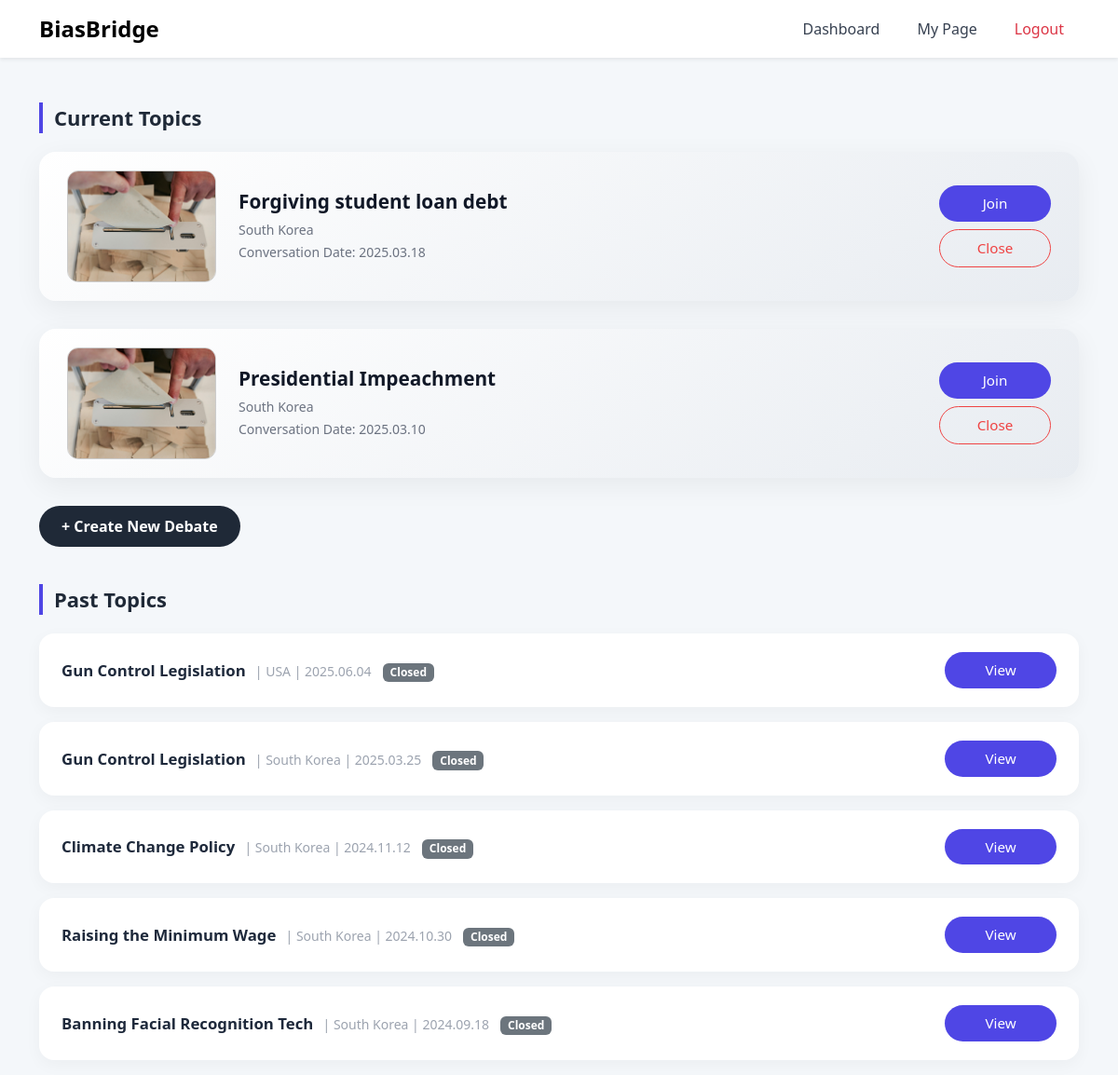
The app's page /dashboard (signed in), older data.
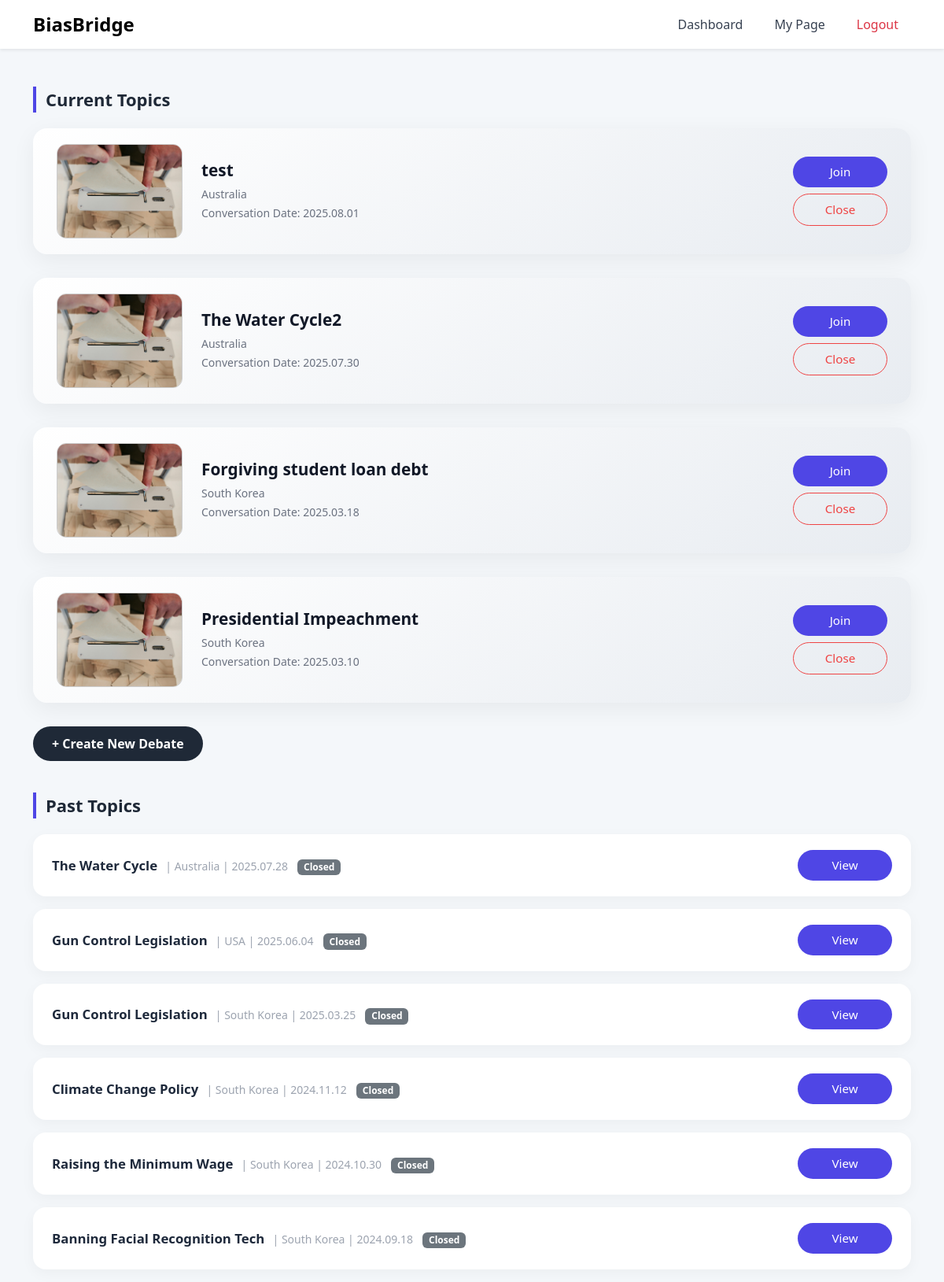
The same page, newer data.
### tables this page shows
CREATE TABLE debates (
                id INTEGER PRIMARY KEY AUTOINCREMENT,
                topic TEXT NOT NULL,
                country TEXT,
                date TEXT,
                is_active INTEGER DEFAULT 1
            , image TEXT, central_view TEXT, search_keywords TEXT);

### app.py (the view)
@app.route('/dashboard')
def dashboard():
    if 'user_id' not in session:
        return redirect(url_for('login'))
    with sqlite3.connect(DB_PATH) as conn:
        cursor = conn.cursor()
        cursor.execute(
            "SELECT id, topic, country, date, is_active, image FROM debates WHERE is_active = 1 ORDER BY date DESC")
        current_debates = cursor.fetchall()
        cursor.execute(
            "SELECT id, topic, country, date, is_active, image FROM debates WHERE is_active = 0 ORDER BY date DESC")
        past_debates = cursor.fetchall()
    return render_template('dashboard.html',
                           username=session['username'],
                           is_admin=is_admin(),
                           current_debates=current_debates,
                           past_debates=past_debates)

### app.py (called while the page is built)
def is_admin():
    return session.get('username') == 'test@test.com'

### templates/dashboard.html (shortened to what this page needs)
<!DOCTYPE html>
<html lang="en">
<head>
  <link href="https://cdn.jsdelivr.net/npm/bootstrap@5.3.3/dist/css/bootstrap.min.css" rel="stylesheet">
</head>
<body>
  {% include 'nav.html' %}
  <div class="container mt-md-5">
    <div class="section-title">Current Topics</div>
    {% if current_debates %}
{% for id, topic, country, date, is_active, image in current_debates %}
        <div class="topic-card">
<img src="{{ url_for('static', filename='debate_images/' + (image if image else 'login_bg.jpg')) }}"
     onerror="this.onerror=null; this.src='{{ url_for('static', filename='images/login_bg.jpg') }}';"
     alt="Topic Image">
          <div class="topic-details">
            <h5>{{ topic }}</h5>
            <small>{{ country }}<br>Conversation Date: {{ date }}</small>
          </div>
          <div class="admin-controls">
            <form action="{{ url_for('debate', debate_id=id) }}" method="GET">
              <button class="topic-button">Join</button>
            </form>
            {% if is_admin and is_active %}
              <form action="{{ url_for('close_debate', debate_id=id) }}" method="post">
                <button class="close-button">Close</button>
              </form>
            {% endif %}
          </div>
        </div>
      {% endfor %}
    {% else %}
      <p class="text-muted">No active debates at the moment.</p>
    {% endif %}
    {% if is_admin %}
      <div class="mb-4">
        <a href="{{ url_for('create_debate') }}" class="btn btn-dark">+ Create New Debate</a>
      </div>
    {% endif %}
    <div class="section-title">Past Topics</div>
{% for id, topic, country, date, is_active, image in past_debates %}
      <div class="past-topic">
        <div>
          <span class="past-topic-title">{{ topic }}</span>
          <small>| {{ country }} | {{ date }}</small>
          {% if is_active %}
            <span class="badge bg-success badge-status">Open</span>
          {% else %}
            <span class="badge bg-secondary badge-status">Closed</span>
          {% endif %}
        </div>
        <div class="admin-controls">
          <form action="{{ url_for('view_debate', debate_id=id) }}" method="get">
            <button class="view-button">View</button>
          </form>
        </div>
      </div>
    {% endfor %}
  </div>
</body>
</html>

### templates/nav.html (shortened to what this page needs)
<nav class="navbar navbar-expand-lg navbar-light bg-white shadow-sm sticky-top py-2">
  <div class="container">
    <a class="navbar-brand fw-bold  fs-4" href="{{ url_for('index') }}">BiasBridge</a>
    <div class="collapse navbar-collapse" id="navbarNav">
      <ul class="navbar-nav ms-auto gap-2">
        {% if session.get('user_id') %}
          <li class="nav-item">
            <a class="nav-link px-3" href="{{ url_for('dashboard') }}">Dashboard</a>
          </li>
          <li class="nav-item">
            <a class="nav-link px-3" href="{{ url_for('mypage') }}">My Page</a>
          </li>
          <li class="nav-item">
            <a class="nav-link px-3 text-danger" href="{{ url_for('logout') }}">Logout</a>
          </li>
        {% else %}
          <li class="nav-item">
            <a class="nav-link px-3" href="{{ url_for('login') }}">Login</a>
          </li>
        {% endif %}
      </ul>
    </div>
  </div>
</nav>

### templates/dashboard.html (style rules this page uses)
body { background-color: #f4f7fa; font-family: 'Segoe UI', sans-serif; }
.section-title { font-size: 22px; font-weight: 700; margin: 40px 0 20px; color: #1f2937; border-left: 4px solid #4f46e5; padding-left: 12px; }
.topic-card { display: flex; align-items: center; background: linear-gradient(145deg, #ffffff, #e8ecf1); border-radius: 18px; padding: 20px 30px; margin-bottom: 30px; box-shadow: 0 8px 30px rgba(0,0,0,0.06); transition: transform 0.2s; }
.topic-card img { width: 160px; height: 120px; object-fit: cover; border-radius: 12px; margin-right: 24px; border: 1px solid #ccc; }
.topic-details { flex-grow: 1; }
.topic-details h5 { font-weight: 700; font-size: 1.3rem; margin-bottom: 6px; color: #111827; }
.topic-details small { color: #6b7280; }
.topic-button, .view-button { border: none; border-radius: 30px; padding: 8px 24px; background: #4f46e5; color: white; font-weight: 500; transition: 0.25s ease-in-out; }
.close-button { border: 1px solid #ef4444; color: #ef4444; border-radius: 30px; padding: 8px 24px; background: transparent; transition: 0.25s ease-in-out; }
.admin-controls { display: flex; flex-direction: column; gap: 8px; }
.past-topic { display: flex; justify-content: space-between; align-items: center; border-radius: 16px; padding: 20px 24px; margin-bottom: 16px; background: #ffffff; box-shadow: 0 5px 18px rgba(0, 0, 0, 0.04); }
.past-topic-title { font-weight: 600; font-size: 1.05rem; color: #1e293b; }
.past-topic small { color: #9ca3af; margin-left: 6px; }
.badge-status { font-size: 12px; margin-left: 8px; }
.btn-dark { background-color: #1f2937; border: none; padding: 10px 24px; border-radius: 30px; font-weight: 600; }
.topic-button, .view-button, .close-button { min-width: 120px; padding: 8px 24px; font-size: 0.95rem; text-align: center; }

### templates/nav.html (style rules this page uses)
.navbar-nav .nav-link { position: relative; color: #374151; font-weight: 500; transition: color 0.3s ease; }
.navbar-nav .nav-link::after { content: ''; position: absolute; left: 10%; bottom: -4px; width: 0%; height: 2px; background-color: #4f46e5; transition: width 0.3s ease, left 0.3s ease; }
.navbar-nav .nav-link.text-danger::after { background-color: #dc3545; }

Row changes from the older to the newer data that the page shows:
added debates: topic "test", country "Australia", date "2025.08.01"
added debates: topic "The Water Cycle2", country "Australia", date "2025.07.30"
added debates: topic "The Water Cycle", country "Australia", date "2025.07.28", is_active "Closed"
